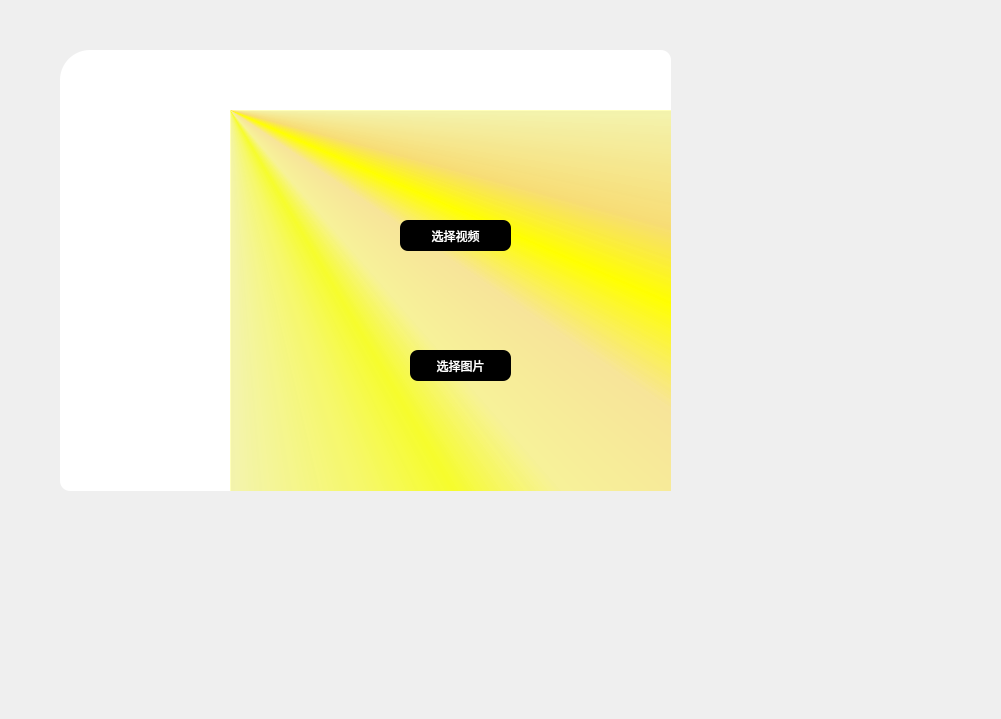
<?xml version="1.0" encoding="UTF-8"?>
<ui version="4.0">
 <class>InterfaceWindow</class>
 <widget class="QMainWindow" name="InterfaceWindow">
  <property name="geometry">
   <rect>
    <x>0</x>
    <y>0</y>
    <width>1001</width>
    <height>719</height>
   </rect>
  </property>
  <property name="windowTitle">
   <string>MainWindow</string>
  </property>
  <widget class="QWidget" name="centralwidget">
   <widget class="QLabel" name="label">
    <property name="geometry">
     <rect>
      <x>60</x>
      <y>110</y>
      <width>171</width>
      <height>381</height>
     </rect>
    </property>
    <property name="styleSheet">
     <string notr="true">background-color: rgb(255, 255, 255);
border-image: url(:/images/something/images/b745db4445ab55a887efd3dc89c1999.jpg);
border-bottom-left-radius:10px;
</string>
    </property>
    <property name="text">
     <string/>
    </property>
   </widget>
   <widget class="QLabel" name="label_2">
    <property name="geometry">
     <rect>
      <x>60</x>
      <y>50</y>
      <width>611</width>
      <height>61</height>
     </rect>
    </property>
    <property name="styleSheet">
     <string notr="true">background-color: rgb(255, 255, 255);
border-top-left-radius:30px;
border-top-right-radius:10px;
border-image: url(:/images/something/images/1699153932865.jpg);</string>
    </property>
    <property name="text">
     <string/>
    </property>
   </widget>
   <widget class="QLabel" name="label_3">
    <property name="geometry">
     <rect>
      <x>230</x>
      <y>110</y>
      <width>441</width>
      <height>381</height>
     </rect>
    </property>
    <property name="styleSheet">
     <string notr="true">background-color: rgb(58, 53, 59);
background-color: rgb(255, 210, 245);
background-color: qradialgradient(spread:pad, cx:0.5, cy:0.5, radius:0.5, fx:0.5, fy:0.5, stop:0 rgba(255, 255, 255, 255), stop:0.1 rgba(255, 255, 255, 255), stop:0.2 rgba(255, 176, 176, 167), stop:0.3 rgba(255, 151, 151, 92), stop:0.4 rgba(255, 125, 125, 51), stop:0.5 rgba(255, 76, 76, 205), stop:0.52 rgba(255, 76, 76, 205), stop:0.6 rgba(255, 180, 180, 84), stop:1 rgba(255, 255, 255, 0));
background-color: qradialgradient(spread:pad, cx:0.5, cy:0.5, radius:0.5, fx:0.5, fy:0.5, stop:0 rgba(0, 0, 0, 0), stop:0.52 rgba(0, 0, 0, 0), stop:0.565 rgba(82, 121, 76, 33), stop:0.65 rgba(159, 235, 148, 64), stop:0.721925 rgba(255, 238, 150, 129), stop:0.77 rgba(255, 128, 128, 204), stop:0.89 rgba(191, 128, 255, 64), stop:1 rgba(0, 0, 0, 0));
background-color: qconicalgradient(cx:0, cy:0, angle:135, stop:0 rgba(255, 255, 0, 69), stop:0.375 rgba(255, 255, 0, 69), stop:0.423533 rgba(251, 255, 0, 145), stop:0.45 rgba(247, 255, 0, 208), stop:0.477581 rgba(255, 244, 71, 130), stop:0.518717 rgba(255, 218, 71, 130), stop:0.55 rgba(255, 255, 0, 255), stop:0.57754 rgba(255, 203, 0, 130), stop:0.625 rgba(255, 255, 0, 69), stop:1 rgba(255, 255, 0, 69));</string>
    </property>
    <property name="text">
     <string/>
    </property>
   </widget>
   <widget class="QPushButton" name="pushButton">
    <property name="geometry">
     <rect>
      <x>400</x>
      <y>220</y>
      <width>111</width>
      <height>31</height>
     </rect>
    </property>
    <property name="styleSheet">
     <string notr="true">#pushButton{
	background-color:rgb(0,0,0);
    color:rgb(255,255,255);
    border-radius:8px;
}
#pushButton:hover{
	background-color:rgb(255,255,255);
    color:rgb(0,0,0);
}
</string>
    </property>
    <property name="text">
     <string>选择视频</string>
    </property>
   </widget>
   <widget class="QPushButton" name="pushButton_2">
    <property name="geometry">
     <rect>
      <x>60</x>
      <y>50</y>
      <width>61</width>
      <height>61</height>
     </rect>
    </property>
    <property name="styleSheet">
     <string notr="true">border-image: url(:/images/something/images/1699100050511.jpg);
border-radius:30px;
border-bottom-left-radius:0px;</string>
    </property>
    <property name="text">
     <string/>
    </property>
   </widget>
   <widget class="QLabel" name="label_4">
    <property name="geometry">
     <rect>
      <x>290</x>
      <y>190</y>
      <width>91</width>
      <height>91</height>
     </rect>
    </property>
    <property name="styleSheet">
     <string notr="true">border-image: url(:/images/something/images/1699154095251.jpg);</string>
    </property>
    <property name="text">
     <string/>
    </property>
   </widget>
   <widget class="QPushButton" name="pushButton_3">
    <property name="geometry">
     <rect>
      <x>410</x>
      <y>350</y>
      <width>101</width>
      <height>31</height>
     </rect>
    </property>
    <property name="styleSheet">
     <string notr="true">#pushButton_3{
	background-color:rgb(0,0,0);
    color:rgb(255,255,255);
    border-radius:8px;
}
#pushButton_3:hover{
	background-color:rgb(255,255,255);
    color:rgb(0,0,0);
}
</string>
    </property>
    <property name="text">
     <string>选择图片</string>
    </property>
   </widget>
   <widget class="QLabel" name="label_5">
    <property name="geometry">
     <rect>
      <x>530</x>
      <y>320</y>
      <width>101</width>
      <height>91</height>
     </rect>
    </property>
    <property name="styleSheet">
     <string notr="true">border-image: url(:/images/something/images/1699154109798.jpg);</string>
    </property>
    <property name="text">
     <string/>
    </property>
   </widget>
  </widget>
 </widget>
 <resources>
  <include location="resourse.qrc"/>
 </resources>
 <connections/>
</ui>
